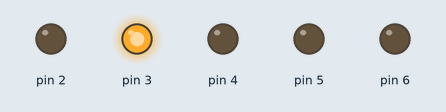
Simulated run of this sketch. Board: Arduino Uno, built with avr-gcc and run on an emulated ATmega328P. Shown: output pins drawn as LEDs (lit = HIGH).

Above: at 0.3 s.
At 0.9 s:
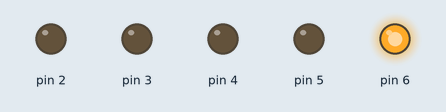
At 1.1 s:
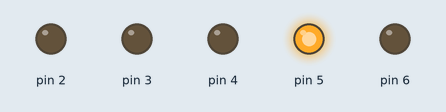
At 1.8 s:
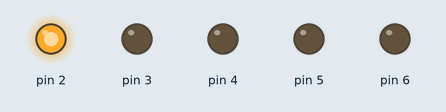
At 3.1 s:
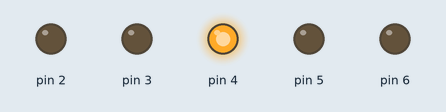
Timing chart, 0 to 4.1 s (numbered marks = the images above):
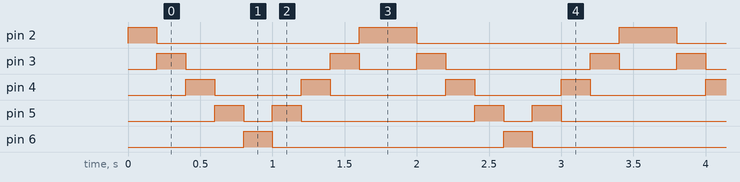

Measured:
- by itself, pin 2: repeats every 1.8 s: LOW 1.4 s, HIGH 0.40 s
- by itself, pin 3: repeats every 1.8 s: LOW 1.0 s, HIGH 0.20 s, LOW 0.40 s, HIGH 0.20 s
- by itself, pin 4: repeats every 1.8 s: LOW 0.60 s, HIGH 0.20 s, LOW 0.80 s, HIGH 0.20 s
- by itself, pin 5: repeats every 1.8 s: LOW 0.20 s, HIGH 0.20 s, LOW 1.2 s, HIGH 0.20 s
- by itself, pin 6: alternates HIGH for 0.20 s and LOW for 1.6 s

The sketch:

Auto_Fantastico2.ino
```cpp
/* FECHA: 08/04/2020
 * AUTOR: Elias Montenegro Ramos
 * DESCRIPCIÓN: Practica N°2 Auto Fantástico
 * Este programa visualiza una secuencia de prendido y apagado de LEDs.
 * Programa Optimizadocon un for.
*/

int T = 200;

void setup()
    {
     Serial.begin(9600);
     pinMode (2, OUTPUT);
     pinMode (3, OUTPUT);
     pinMode (4, OUTPUT);
     pinMode (5, OUTPUT);
     pinMode (6, OUTPUT);
    }

void loop()
    {
     for(int i=2; i<=6; i++)
         {
          digitalWrite(i,HIGH);
          delay(T);
          digitalWrite(i,LOW);
         }
     for(int i=5; i>=2; i--)
         {
          digitalWrite(i,HIGH);
          delay(T);
          digitalWrite(i,LOW);
         }
    }
```
